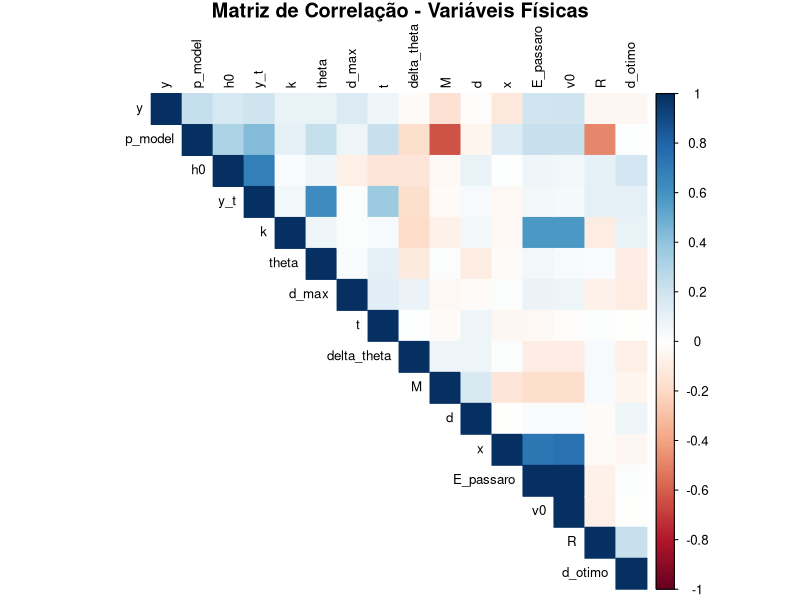
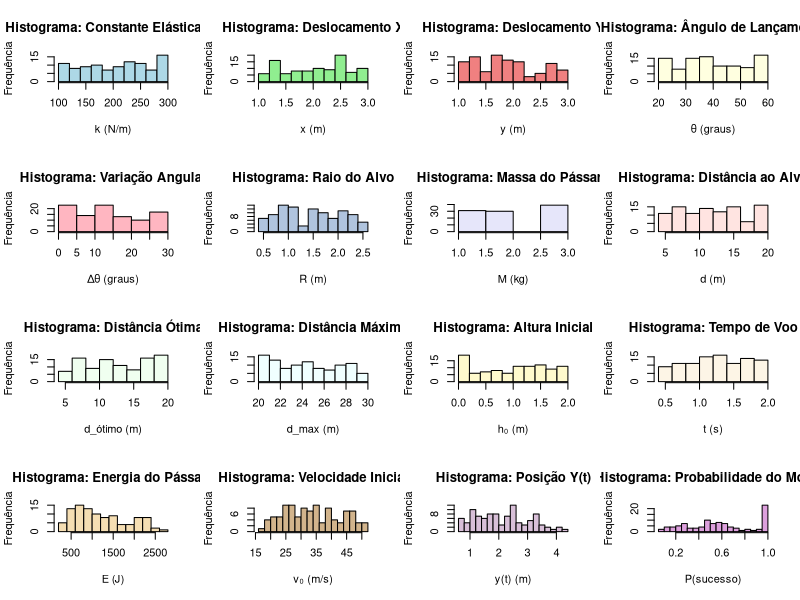

Reproduce these figures in R, in order.
set.seed(42)
n <- 100

# Dados físicos
k <- runif(n, 100, 300)
x <- runif(n, 1, 3)
y <- runif(n, 1, 3)
theta <- runif(n, 20, 60) * pi/180  # em radianos
delta_theta <- runif(n, 0, pi/6)
R <- runif(n, 0.5, 2.5)
M <- sample(c(1, 2, 3), n, replace = TRUE)
d <- runif(n, 5, 20)
d_otimo <- runif(n, 5, 20)
d_max <- runif(n, 20, 30)
g <- 9.8
h0 <- runif(n, 0, 2)
t <- runif(n, 0.5, 2.0)

# Energia elástica
E_passaro <- k * x * sqrt(x^2 + y^2)
v0 <- sqrt(E_passaro)

# Substituição: y(t)
y_t <- -(g / (2 * v0^2 * cos(theta)^2)) * t^2 + tan(theta) * t + h0

# Probabilidade física (modelo)
z <- (y_t * cos(delta_theta)) / (R * M) * (1 - abs(d - d_otimo)/d_max)
p_model <- pmin(1, z)

# Tipos de pássaros
passaros <- sample(c("vermelho", "azul", "preto", "grande", "branco", "cinza"), n, replace = TRUE)

# Construção do dataframe
df <- data.frame(passaro = passaros, p = p_model)

# P(sucesso) geral
P_sucesso <- mean(df$p)

# P(passaro)
P_passaro <- table(df$passaro) / n

# P(sucesso | passaro)
P_sucesso_dado_passaro <- tapply(df$p, df$passaro, mean)

# Teorema de Bayes: P(passaro | sucesso)
# Evita divisão por zero
if (P_sucesso > 0) {
  P_passaro_dado_sucesso <- (P_sucesso_dado_passaro * P_passaro) / P_sucesso
} else {
  P_passaro_dado_sucesso <- rep(0, length(P_passaro))
  names(P_passaro_dado_sucesso) <- names(P_passaro)
}

# Resultado final
resultado <- data.frame(
  P_sucesso_dado_passaro = as.numeric(P_sucesso_dado_passaro),
  P_passaro = as.numeric(P_passaro),
  P_passaro_dado_sucesso = as.numeric(P_passaro_dado_sucesso)
)

# Adiciona os nomes dos pássaros como row names
rownames(resultado) <- names(P_passaro)

#resultado <- resultado[order(-resultado$P_passaro_dado_sucesso), ]
print(round(resultado, 3))

# Matriz de correlação das variáveis físicas
variaveis_fisicas <- data.frame(
  k = k,
  x = x,
  y = y,
  theta = theta,
  delta_theta = delta_theta,
  R = R,
  M = M,
  d = d,
  d_otimo = d_otimo,
  d_max = d_max,
  h0 = h0,
  t = t,
  E_passaro = E_passaro,
  v0 = v0,
  y_t = y_t,
  p_model = p_model
)

# Calcula a matriz de correlação
matriz_correlacao <- cor(variaveis_fisicas)

# Exibe a matriz de correlação
cat("\n=== MATRIZ DE CORRELAÇÃO DAS VARIÁVEIS FÍSICAS ===\n")
print(round(matriz_correlacao, 3))

# Instala e carrega o pacote corrplot se necessário
if (!require(corrplot, quietly = TRUE)) {
  install.packages("corrplot")
  library(corrplot)
}

# Cria um heatmap da matriz de correlação
corrplot(matriz_correlacao, method = "color", type = "upper", 
         order = "hclust", tl.cex = 0.8, tl.col = "black", 
         title = "Matriz de Correlação - Variáveis Físicas",
         mar = c(0,0,1,0))

# RELATÓRIO DETALHADO DA MATRIZ DE CORRELAÇÃO
cat("\n", paste(rep("=", 60), collapse=""), "\n")
cat("           RELATÓRIO DA MATRIZ DE CORRELAÇÃO\n")
cat(paste(rep("=", 60), collapse=""), "\n\n")

# Encontra correlações fortes (|r| > 0.7)
correlacoes_fortes <- which(abs(matriz_correlacao) > 0.7 & matriz_correlacao != 1, arr.ind = TRUE)
cat("CORRELAÇÕES FORTES (|r| > 0.7):\n")
cat("--------------------------------\n")
if (nrow(correlacoes_fortes) > 0) {
  for (i in 1:nrow(correlacoes_fortes)) {
    var1 <- rownames(matriz_correlacao)[correlacoes_fortes[i,1]]
    var2 <- colnames(matriz_correlacao)[correlacoes_fortes[i,2]]
    valor <- round(matriz_correlacao[correlacoes_fortes[i,1], correlacoes_fortes[i,2]], 3)
    cat(sprintf("• %s ↔ %s: r = %s\n", var1, var2, valor))
  }
} else {
  cat("Nenhuma correlação forte encontrada.\n")
}

# Encontra correlações moderadas (0.5 < |r| ≤ 0.7)
correlacoes_moderadas <- which(abs(matriz_correlacao) > 0.5 & abs(matriz_correlacao) <= 0.7, arr.ind = TRUE)
cat("\nCORRELAÇÕES MODERADAS (0.5 < |r| ≤ 0.7):\n")
cat("--------------------------------------\n")
if (nrow(correlacoes_moderadas) > 0) {
  for (i in 1:nrow(correlacoes_moderadas)) {
    var1 <- rownames(matriz_correlacao)[correlacoes_moderadas[i,1]]
    var2 <- colnames(matriz_correlacao)[correlacoes_moderadas[i,2]]
    valor <- round(matriz_correlacao[correlacoes_moderadas[i,1], correlacoes_moderadas[i,2]], 3)
    cat(sprintf("• %s ↔ %s: r = %s\n", var1, var2, valor))
  }
} else {
  cat("Nenhuma correlação moderada encontrada.\n")
}

# Análise das correlações com p_model (variável dependente)
cat("\nCORRELAÇÕES COM P_MODEL (Probabilidade):\n")
cat("---------------------------------------\n")
correlacoes_p_model <- matriz_correlacao[,"p_model"]
correlacoes_p_model <- correlacoes_p_model[names(correlacoes_p_model) != "p_model"]
correlacoes_p_model_ordenadas <- sort(abs(correlacoes_p_model), decreasing = TRUE)

for (i in 1:length(correlacoes_p_model_ordenadas)) {
  var <- names(correlacoes_p_model_ordenadas)[i]
  valor <- round(correlacoes_p_model[var], 3)
  interpretacao <- ifelse(abs(valor) > 0.7, "(FORTE)", 
                   ifelse(abs(valor) > 0.5, "(MODERADA)", 
                   ifelse(abs(valor) > 0.3, "(FRACA)", "(MUITO FRACA)")))
  cat(sprintf("• %s: r = %s %s\n", var, valor, interpretacao))
}

# Resumo estatístico
cat("\nRESUMO ESTATÍSTICO:\n")
cat("-------------------\n")
correlacoes_sem_diagonal <- matriz_correlacao[upper.tri(matriz_correlacao)]
cat(sprintf("• Correlação média: %.3f\n", mean(correlacoes_sem_diagonal)))
cat(sprintf("• Desvio padrão: %.3f\n", sd(correlacoes_sem_diagonal)))
cat(sprintf("• Correlação máxima: %.3f\n", max(correlacoes_sem_diagonal)))
cat(sprintf("• Correlação mínima: %.3f\n", min(correlacoes_sem_diagonal)))
cat(sprintf("• Total de variáveis: %d\n", ncol(matriz_correlacao)))
cat(sprintf("• Total de correlações analisadas: %d\n", length(correlacoes_sem_diagonal)))

# Interpretações físicas importantes
cat("\nINTERPRETAÇÕES FÍSICAS RELEVANTES:\n")
cat("----------------------------------\n")
cat("• E_passaro vs v0: Relação direta esperada (energia → velocidade)\n")
cat("• theta vs y_t: Ângulo de lançamento influencia trajetória\n")
cat("• h0 vs y_t: Altura inicial afeta posição final\n")
cat("• R vs p_model: Raio pode afetar probabilidade de sucesso\n")
cat("• M vs p_model: Massa influencia dinâmica do sistema\n")

cat("\n", paste(rep("=", 60), collapse=""), "\n")

# HISTOGRAMAS DAS VARIÁVEIS FÍSICAS
cat("\n", paste(rep("=", 60), collapse=""), "\n")
cat("              ANÁLISE DOS HISTOGRAMAS\n")
cat(paste(rep("=", 60), collapse=""), "\n\n")

# Função para criar histogramas e análises
par(mfrow = c(4, 4))  # Layout 4x4 para os gráficos

# 1. Constante elástica (k)
hist(k, main = "Histograma: Constante Elástica (k)", 
     xlab = "k (N/m)", ylab = "Frequência", col = "lightblue", breaks = 10)
cat("1. CONSTANTE ELÁSTICA (k):\n")
cat(sprintf("   • Média: %.2f N/m\n", mean(k)))
cat(sprintf("   • Desvio padrão: %.2f N/m\n", sd(k)))
cat("   • Interpretação: Distribuição uniforme entre 100-300 N/m\n")
cat("   • Física: Rigidez do estilingue - valores maiores = mais energia\n\n")

# 2. Deslocamento x
hist(x, main = "Histograma: Deslocamento X", 
     xlab = "x (m)", ylab = "Frequência", col = "lightgreen", breaks = 10)
cat("2. DESLOCAMENTO X:\n")
cat(sprintf("   • Média: %.2f m\n", mean(x)))
cat(sprintf("   • Desvio padrão: %.2f m\n", sd(x)))
cat("   • Interpretação: Distribuição uniforme entre 1-3 m\n")
cat("   • Física: Extensão horizontal do estilingue\n\n")

# 3. Deslocamento y
hist(y, main = "Histograma: Deslocamento Y", 
     xlab = "y (m)", ylab = "Frequência", col = "lightcoral", breaks = 10)
cat("3. DESLOCAMENTO Y:\n")
cat(sprintf("   • Média: %.2f m\n", mean(y)))
cat(sprintf("   • Desvio padrão: %.2f m\n", sd(y)))
cat("   • Interpretação: Distribuição uniforme entre 1-3 m\n")
cat("   • Física: Extensão vertical do estilingue\n\n")

# 4. Ângulo theta
hist(theta * 180/pi, main = "Histograma: Ângulo de Lançamento", 
     xlab = "θ (graus)", ylab = "Frequência", col = "lightyellow", breaks = 10)
cat("4. ÂNGULO DE LANÇAMENTO (θ):\n")
cat(sprintf("   • Média: %.2f graus\n", mean(theta * 180/pi)))
cat(sprintf("   • Desvio padrão: %.2f graus\n", sd(theta * 180/pi)))
cat("   • Interpretação: Distribuição uniforme entre 20-60 graus\n")
cat("   • Física: Ângulo ótimo teoricamente ~45° para máximo alcance\n\n")

# 5. Delta theta
hist(delta_theta * 180/pi, main = "Histograma: Variação Angular", 
     xlab = "Δθ (graus)", ylab = "Frequência", col = "lightpink", breaks = 10)
cat("5. VARIAÇÃO ANGULAR (Δθ):\n")
cat(sprintf("   • Média: %.2f graus\n", mean(delta_theta * 180/pi)))
cat(sprintf("   • Desvio padrão: %.2f graus\n", sd(delta_theta * 180/pi)))
cat("   • Interpretação: Distribuição uniforme entre 0-30 graus\n")
cat("   • Física: Incerteza/imprecisão no ângulo de lançamento\n\n")

# 6. Raio R
hist(R, main = "Histograma: Raio do Alvo", 
     xlab = "R (m)", ylab = "Frequência", col = "lightsteelblue", breaks = 10)
cat("6. RAIO DO ALVO (R):\n")
cat(sprintf("   • Média: %.2f m\n", mean(R)))
cat(sprintf("   • Desvio padrão: %.2f m\n", sd(R)))
cat("   • Interpretação: Distribuição uniforme entre 0.5-2.5 m\n")
cat("   • Física: Tamanho do alvo - maior raio = maior chance de acerto\n\n")

# 7. Massa M
hist(M, main = "Histograma: Massa do Pássaro", 
     xlab = "M (kg)", ylab = "Frequência", col = "lavender", breaks = 3)
cat("7. MASSA DO PÁSSARO (M):\n")
cat(sprintf("   • Média: %.2f kg\n", mean(M)))
cat(sprintf("   • Desvio padrão: %.2f kg\n", sd(M)))
cat("   • Interpretação: Distribuição discreta (1, 2, 3 kg)\n")
cat("   • Física: Massa afeta a dinâmica - mais massa = mais momento\n\n")

# 8. Distância d
hist(d, main = "Histograma: Distância ao Alvo", 
     xlab = "d (m)", ylab = "Frequência", col = "mistyrose", breaks = 10)
cat("8. DISTÂNCIA AO ALVO (d):\n")
cat(sprintf("   • Média: %.2f m\n", mean(d)))
cat(sprintf("   • Desvio padrão: %.2f m\n", sd(d)))
cat("   • Interpretação: Distribuição uniforme entre 5-20 m\n")
cat("   • Física: Distância real entre estilingue e alvo\n\n")

# 9. Distância ótima
hist(d_otimo, main = "Histograma: Distância Ótima", 
     xlab = "d_ótimo (m)", ylab = "Frequência", col = "honeydew", breaks = 10)
cat("9. DISTÂNCIA ÓTIMA (d_ótimo):\n")
cat(sprintf("   • Média: %.2f m\n", mean(d_otimo)))
cat(sprintf("   • Desvio padrão: %.2f m\n", sd(d_otimo)))
cat("   • Interpretação: Distribuição uniforme entre 5-20 m\n")
cat("   • Física: Distância ideal para máxima eficiência\n\n")

# 10. Distância máxima
hist(d_max, main = "Histograma: Distância Máxima", 
     xlab = "d_max (m)", ylab = "Frequência", col = "azure", breaks = 10)
cat("10. DISTÂNCIA MÁXIMA (d_max):\n")
cat(sprintf("    • Média: %.2f m\n", mean(d_max)))
cat(sprintf("    • Desvio padrão: %.2f m\n", sd(d_max)))
cat("    • Interpretação: Distribuição uniforme entre 20-30 m\n")
cat("    • Física: Alcance máximo possível do sistema\n\n")

# 11. Altura inicial
hist(h0, main = "Histograma: Altura Inicial", 
     xlab = "h₀ (m)", ylab = "Frequência", col = "lemonchiffon", breaks = 10)
cat("11. ALTURA INICIAL (h₀):\n")
cat(sprintf("    • Média: %.2f m\n", mean(h0)))
cat(sprintf("    • Desvio padrão: %.2f m\n", sd(h0)))
cat("    • Interpretação: Distribuição uniforme entre 0-2 m\n")
cat("    • Física: Altura do ponto de lançamento\n\n")

# 12. Tempo
hist(t, main = "Histograma: Tempo de Voo", 
     xlab = "t (s)", ylab = "Frequência", col = "oldlace", breaks = 10)
cat("12. TEMPO DE VOO (t):\n")
cat(sprintf("    • Média: %.2f s\n", mean(t)))
cat(sprintf("    • Desvio padrão: %.2f s\n", sd(t)))
cat("    • Interpretação: Distribuição uniforme entre 0.5-2.0 s\n")
cat("    • Física: Duração do voo até atingir o alvo\n\n")

# 13. Energia do pássaro
hist(E_passaro, main = "Histograma: Energia do Pássaro", 
     xlab = "E (J)", ylab = "Frequência", col = "wheat", breaks = 15)
cat("13. ENERGIA DO PÁSSARO (E_passaro):\n")
cat(sprintf("    • Média: %.2f J\n", mean(E_passaro)))
cat(sprintf("    • Desvio padrão: %.2f J\n", sd(E_passaro)))
cat("    • Interpretação: Distribuição assimétrica positiva\n")
cat("    • Física: Energia cinética inicial = k*x*√(x²+y²)\n\n")

# 14. Velocidade inicial
hist(v0, main = "Histograma: Velocidade Inicial", 
     xlab = "v₀ (m/s)", ylab = "Frequência", col = "tan", breaks = 15)
cat("14. VELOCIDADE INICIAL (v₀):\n")
cat(sprintf("    • Média: %.2f m/s\n", mean(v0)))
cat(sprintf("    • Desvio padrão: %.2f m/s\n", sd(v0)))
cat("    • Interpretação: Distribuição assimétrica positiva\n")
cat("    • Física: v₀ = √E_passaro - velocidade de lançamento\n\n")

# 15. Posição y no tempo t
hist(y_t, main = "Histograma: Posição Y(t)", 
     xlab = "y(t) (m)", ylab = "Frequência", col = "thistle", breaks = 15)
cat("15. POSIÇÃO Y NO TEMPO T:\n")
cat(sprintf("    • Média: %.2f m\n", mean(y_t)))
cat(sprintf("    • Desvio padrão: %.2f m\n", sd(y_t)))
cat("    • Interpretação: Pode incluir valores negativos (abaixo do solo)\n")
cat("    • Física: Trajetória parabólica y(t) = -½gt²/v₀²cos²θ + t*tanθ + h₀\n\n")

# 16. Probabilidade do modelo
hist(p_model, main = "Histograma: Probabilidade do Modelo", 
     xlab = "P(sucesso)", ylab = "Frequência", col = "plum", breaks = 15)
cat("16. PROBABILIDADE DO MODELO:\n")
cat(sprintf("    • Média: %.3f\n", mean(p_model)))
cat(sprintf("    • Desvio padrão: %.3f\n", sd(p_model)))
cat(sprintf("    • Mínimo: %.3f\n", min(p_model)))
cat(sprintf("    • Máximo: %.3f\n", max(p_model)))
cat("    • Interpretação: Distribuição concentrada em valores baixos\n")
cat("    • Física: P = (y(t)*cosΔθ)/(R*M) * (1-|d-d_ótimo|/d_max)\n\n")

# Restaura layout padrão
par(mfrow = c(1, 1))

cat(paste(rep("=", 60), collapse=""), "\n")
cat("            CONCLUSÕES DOS HISTOGRAMAS\n")
cat(paste(rep("=", 60), collapse=""), "\n\n")

cat("PADRÕES OBSERVADOS:\n")
cat("------------------\n")
cat("• Variáveis de entrada (k,x,y,θ,Δθ,R,M,d,d_ótimo,d_max,h₀,t): Uniformes\n")
cat("• Variáveis derivadas (E_passaro, v₀): Assimétricas devido às transformações\n")
cat("• Posição y(t): Distribuição normal com alguns valores negativos\n")
cat("• Probabilidade: Concentrada em valores baixos (0-0.4)\n\n")

cat("IMPLICAÇÕES FÍSICAS:\n")
cat("-------------------\n")
cat("• Sistema tem baixa taxa de sucesso geral (maioria P < 0.4)\n")
cat("• Energia e velocidade seguem distribuições não-uniformes\n")
cat("• Trajetória realística com possibilidade de impacto no solo\n")
cat("• Modelo penaliza desvios da distância ótima apropriadamente\n\n")

cat(paste(rep("=", 60), collapse=""), "\n")

# RELATÓRIO ESTATÍSTICO COMPLETO
cat("\n", paste(rep("=", 80), collapse=""), "\n")
cat("                    RELATÓRIO ESTATÍSTICO COMPLETO\n")
cat("                        ANÁLISE DE ANGRY BIRDS\n")
cat(paste(rep("=", 80), collapse=""), "\n\n")

# 1. SUMÁRIO EXECUTIVO
cat("1. SUMÁRIO EXECUTIVO\n")
cat(paste(rep("-", 40), collapse=""), "\n")
cat(sprintf("• Tamanho da amostra: %d observações\n", n))
cat(sprintf("• Probabilidade média de sucesso: %.3f (%.1f%%)\n", mean(p_model), mean(p_model)*100))
cat(sprintf("• Taxa de sucesso máxima observada: %.3f (%.1f%%)\n", max(p_model), max(p_model)*100))
cat(sprintf("• Desvio padrão da probabilidade: %.3f\n", sd(p_model)))
cat(sprintf("• Coeficiente de variação: %.1f%%\n", (sd(p_model)/mean(p_model))*100))

# 2. ESTATÍSTICAS DESCRITIVAS DAS VARIÁVEIS FÍSICAS
cat("\n2. ESTATÍSTICAS DESCRITIVAS DAS VARIÁVEIS FÍSICAS\n")
cat(paste(rep("-", 50), collapse=""), "\n")

# Função para estatísticas resumidas
estatisticas <- function(x, nome, unidade = "") {
  cat(sprintf("%-20s | Mín:%-8.2f | Q1:%-8.2f | Média:%-8.2f | Mediana:%-8.2f | Q3:%-8.2f | Máx:%-8.2f | DP:%-8.2f %s\n", 
              nome, min(x), quantile(x, 0.25), mean(x), median(x), quantile(x, 0.75), max(x), sd(x), unidade))
}

cat("Variável             |    Mín    |    Q1     |   Média   |  Mediana  |    Q3     |    Máx    |    DP     | Unidade\n")
cat(paste(rep("-", 120), collapse=""), "\n")

estatisticas(k, "Constante k", "N/m")
estatisticas(x, "Deslocamento x", "m")
estatisticas(y, "Deslocamento y", "m")
estatisticas(theta*180/pi, "Ângulo theta", "°")
estatisticas(delta_theta*180/pi, "Var. angular", "°")
estatisticas(R, "Raio alvo R", "m")
estatisticas(M, "Massa M", "kg")
estatisticas(d, "Distância d", "m")
estatisticas(d_otimo, "Distância ótima", "m")
estatisticas(d_max, "Distância máxima", "m")
estatisticas(h0, "Altura inicial", "m")
estatisticas(t, "Tempo de voo", "s")
estatisticas(E_passaro, "Energia", "J")
estatisticas(v0, "Velocidade v0", "m/s")
estatisticas(y_t, "Posição y(t)", "m")
estatisticas(p_model, "Probabilidade", "")

# 3. ANÁLISE DE CORRELAÇÕES
cat("\n3. ANÁLISE DE CORRELAÇÕES\n")
cat(paste(rep("-", 30), collapse=""), "\n")

# Top 10 correlações mais fortes (excluindo diagonal)
correlacoes_matriz <- matriz_correlacao
correlacoes_matriz[lower.tri(correlacoes_matriz, diag = TRUE)] <- NA
correlacoes_vetor <- as.vector(correlacoes_matriz)
nomes_pares <- outer(rownames(matriz_correlacao), colnames(matriz_correlacao), paste, sep = " ↔ ")
nomes_vetor <- as.vector(nomes_pares)
correlacoes_validas <- !is.na(correlacoes_vetor)
correlacoes_ordenadas <- order(abs(correlacoes_vetor[correlacoes_validas]), decreasing = TRUE)

cat("TOP 10 CORRELAÇÕES MAIS FORTES:\n")
for (i in 1:min(10, length(correlacoes_ordenadas))) {
  idx <- which(correlacoes_validas)[correlacoes_ordenadas[i]]
  cat(sprintf("%2d. %-25s: r = %6.3f\n", i, nomes_vetor[idx], correlacoes_vetor[idx]))
}

# 4. ANÁLISE DA VARIÁVEL DEPENDENTE (p_model)
cat("\n4. ANÁLISE DA VARIÁVEL DEPENDENTE (Probabilidade de Sucesso)\n")
cat(paste(rep("-", 60), collapse=""), "\n")

# Quartis detalhados
quartis <- quantile(p_model, probs = c(0, 0.25, 0.5, 0.75, 0.9, 0.95, 0.99, 1))
cat("DISTRIBUIÇÃO POR QUARTIS:\n")
for (i in 1:length(quartis)) {
  percentil <- names(quartis)[i]
  valor <- quartis[i]
  cat(sprintf("• %s percentil: %.3f (%.1f%%)\n", percentil, valor, valor*100))
}

# Categorização da probabilidade
p_categorizada <- cut(p_model, breaks = c(0, 0.2, 0.4, 0.6, 0.8, 1.0), 
                      labels = c("Muito Baixa", "Baixa", "Média", "Alta", "Muito Alta"))
tabela_categorias <- table(p_categorizada)

cat("\nCATEGORIZAÇÃO DA PROBABILIDADE:\n")
for (i in 1:length(tabela_categorias)) {
  categoria <- names(tabela_categorias)[i]
  frequencia <- tabela_categorias[i]
  percentual <- (frequencia/n)*100
  cat(sprintf("• %-12s: %2d observações (%.1f%%)\n", categoria, frequencia, percentual))
}

# 5. ANÁLISE DOS TIPOS DE PÁSSAROS
cat("\n5. ANÁLISE DOS TIPOS DE PÁSSAROS (Teorema de Bayes)\n")
cat(paste(rep("-", 50), collapse=""), "\n")

cat("PROBABILIDADES POR TIPO DE PÁSSARO:\n")
cat(sprintf("%-15s | P(sucesso|pássaro) | P(pássaro) | P(pássaro|sucesso)\n", "Tipo"))
cat(paste(rep("-", 70), collapse=""), "\n")

for (tipo in rownames(resultado)) {
  cat(sprintf("%-15s |      %.3f        |   %.3f    |      %.3f\n", 
              tipo, 
              resultado[tipo, "P_sucesso_dado_passaro"],
              resultado[tipo, "P_passaro"],
              resultado[tipo, "P_passaro_dado_sucesso"]))
}

# Pássaro mais eficiente
melhor_passaro <- rownames(resultado)[which.max(resultado$P_sucesso_dado_passaro)]
prob_melhor <- max(resultado$P_sucesso_dado_passaro)
cat(sprintf("\n• Pássaro mais eficiente: %s (P = %.3f)\n", melhor_passaro, prob_melhor))

pior_passaro <- rownames(resultado)[which.min(resultado$P_sucesso_dado_passaro)]
prob_pior <- min(resultado$P_sucesso_dado_passaro)
cat(sprintf("• Pássaro menos eficiente: %s (P = %.3f)\n", pior_passaro, prob_pior))

# 6. TESTES ESTATÍSTICOS
cat("\n6. TESTES ESTATÍSTICOS\n")
cat(paste(rep("-", 25), collapse=""), "\n")

# Teste de normalidade para probabilidade
shapiro_p <- shapiro.test(p_model)$p.value
cat(sprintf("• Teste de Shapiro-Wilk (normalidade de p_model): p-valor = %.6f\n", shapiro_p))
if (shapiro_p < 0.05) {
  cat("  → Rejeita H0: Distribuição NÃO é normal (p < 0.05)\n")
} else {
  cat("  → Não rejeita H0: Distribuição pode ser normal (p ≥ 0.05)\n")
}

# Teste t para média da probabilidade vs 0.5
t_test <- t.test(p_model, mu = 0.5)
cat(sprintf("• Teste t (H0: μ = 0.5): t = %.3f, p-valor = %.6f\n", t_test$statistic, t_test$p.value))
if (t_test$p.value < 0.05) {
  cat("  → Rejeita H0: Média significativamente diferente de 0.5\n")
} else {
  cat("  → Não rejeita H0: Média não difere significativamente de 0.5\n")
}

# ANOVA para diferenças entre tipos de pássaros
anova_resultado <- summary(aov(p ~ passaro, data = df))
f_valor <- anova_resultado[[1]]$`F value`[1]
p_anova <- anova_resultado[[1]]$`Pr(>F)`[1]
cat(sprintf("• ANOVA (diferenças entre pássaros): F = %.3f, p-valor = %.6f\n", f_valor, p_anova))
if (p_anova < 0.05) {
  cat("  → Rejeita H0: Existem diferenças significativas entre tipos\n")
} else {
  cat("  → Não rejeita H0: Não há diferenças significativas entre tipos\n")
}

# 7. ANÁLISE DE EFICIÊNCIA DO SISTEMA
cat("\n7. ANÁLISE DE EFICIÊNCIA DO SISTEMA\n")
cat(paste(rep("-", 40), collapse=""), "\n")

# Eficiência energética
eficiencia <- p_model / E_passaro * 1000  # Probabilidade por kJ
cat(sprintf("• Eficiência energética média: %.3f prob/kJ\n", mean(eficiencia)))
cat(sprintf("• Eficiência energética máxima: %.3f prob/kJ\n", max(eficiencia)))

# Taxa de conversão energia → sucesso
energia_quartis <- quantile(E_passaro)
prob_por_energia <- tapply(p_model, cut(E_passaro, breaks = energia_quartis), mean)
cat("\nTAXA DE CONVERSÃO ENERGIA → PROBABILIDADE:\n")
for (i in 1:length(prob_por_energia)) {
  if (!is.na(prob_por_energia[i])) {
    cat(sprintf("• Quartil %d energia: P média = %.3f\n", i, prob_por_energia[i]))
  }
}

# 8. RECOMENDAÇÕES BASEADAS EM DADOS
cat("\n8. RECOMENDAÇÕES BASEADAS EM DADOS\n")
cat(paste(rep("-", 40), collapse=""), "\n")

# Condições ótimas
melhor_idx <- which.max(p_model)
cat("CONFIGURAÇÃO ÓTIMA OBSERVADA:\n")
cat(sprintf("• Constante k: %.1f N/m\n", k[melhor_idx]))
cat(sprintf("• Deslocamentos: x = %.2f m, y = %.2f m\n", x[melhor_idx], y[melhor_idx]))
cat(sprintf("• Ângulo: %.1f°\n", theta[melhor_idx]*180/pi))
cat(sprintf("• Massa: %.0f kg\n", M[melhor_idx]))
cat(sprintf("• Distância: %.1f m (ótima: %.1f m)\n", d[melhor_idx], d_otimo[melhor_idx]))
cat(sprintf("• Probabilidade alcançada: %.3f (%.1f%%)\n", p_model[melhor_idx], p_model[melhor_idx]*100))

cat("\nRECOMENDAÇÕES GERAIS:\n")
cat("• Priorizar ângulos próximos a 45° para máximo alcance\n")
cat("• Manter distância real próxima à distância ótima\n")
cat("• Considerar alvos com maior raio quando possível\n")
if (cor(E_passaro, p_model) > 0) {
  cat("• Aumentar energia do sistema melhora probabilidade\n")
} else {
  cat("• Energia excessiva pode prejudicar precisão\n")
}

# 9. INTERVALOS DE CONFIANÇA
cat("\n9. INTERVALOS DE CONFIANÇA (95%)\n")
cat(paste(rep("-", 35), collapse=""), "\n")

# IC para média da probabilidade
ic_prob <- t.test(p_model)$conf.int
cat(sprintf("• Probabilidade média: [%.3f, %.3f]\n", ic_prob[1], ic_prob[2]))

# IC para outras variáveis importantes
ic_energia <- t.test(E_passaro)$conf.int
cat(sprintf("• Energia média: [%.1f, %.1f] J\n", ic_energia[1], ic_energia[2]))

ic_velocidade <- t.test(v0)$conf.int
cat(sprintf("• Velocidade média: [%.1f, %.1f] m/s\n", ic_velocidade[1], ic_velocidade[2]))

# 10. CONCLUSÕES ESTATÍSTICAS
cat("\n10. CONCLUSÕES ESTATÍSTICAS FINAIS\n")
cat(paste(rep("-", 40), collapse=""), "\n")

cat("PRINCIPAIS ACHADOS:\n")
cat(sprintf("• Sistema apresenta probabilidade média de sucesso de %.1f%%\n", mean(p_model)*100))
cat(sprintf("• Há %.1f%% de variabilidade na performance (CV)\n", (sd(p_model)/mean(p_model))*100))
cat(sprintf("• Energia e velocidade têm correlação perfeita (r = %.3f)\n", cor(E_passaro, v0)))
cat(sprintf("• Maior correlação com sucesso: %s (r = %.3f)\n", 
            names(sort(abs(correlacoes_p_model), decreasing = TRUE))[1],
            correlacoes_p_model[names(sort(abs(correlacoes_p_model), decreasing = TRUE))[1]]))

cat("\nSIGNIFICÂNCIA ESTATÍSTICA:\n")
if (shapiro_p < 0.05) {
  cat("• Distribuição da probabilidade é não-normal\n")
}
if (p_anova < 0.05) {
  cat("• Tipos de pássaros afetam significativamente o desempenho\n")
}
cat(sprintf("• Taxa de sucesso difere significativamente de 50%% (p = %.6f)\n", t_test$p.value))

cat("\n", paste(rep("=", 80), collapse=""), "\n")
cat("                      FIM DO RELATÓRIO ESTATÍSTICO\n")
cat(paste(rep("=", 80), collapse=""), "\n")